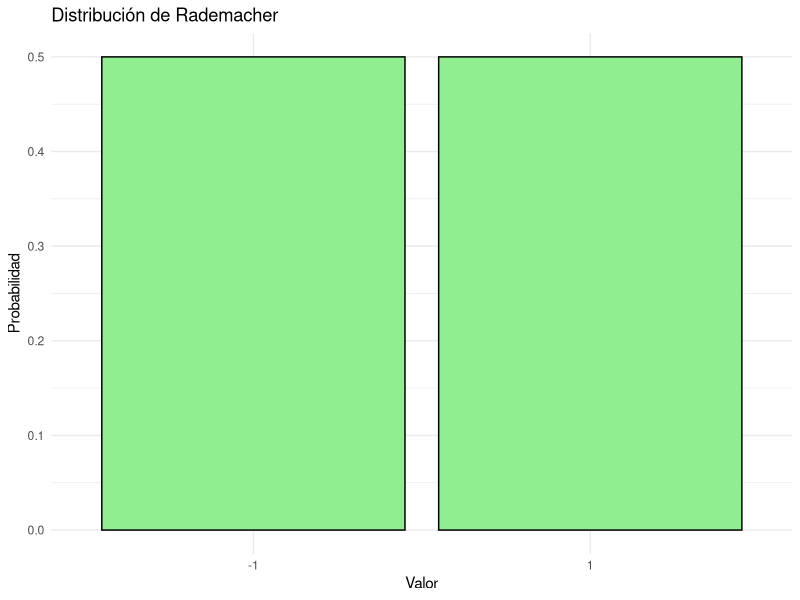

The R source for this figure:
## ---- chunk 1
knitr::opts_chunk$set(warning = FALSE, message = FALSE, echo = TRUE)
## ---- chunk 2
valores = c(-1, 1)
## ---- chunk 3
probabilidades = c(0.5, 0.5)
## ---- chunk 4
acumulado = cumsum(probabilidades)
## ---- chunk 5
tabla_rademacher = data.frame(
  Valor = valores,
  Probabilidad = probabilidades,
  PbbAcumulado = acumulado
)
## ---- chunk 6
print(tabla_rademacher)
sum(tabla_rademacher$Probabilidad)
## ---- chunk 7
library(ggplot2)
ggplot(tabla_rademacher, aes(x = factor(Valor), y = Probabilidad)) +
  geom_bar(stat = "identity", fill = "lightgreen", color = "black") +
  labs(title = "Distribución de Rademacher",
       x = "Valor",
       y = "Probabilidad") +
  theme_minimal()
## ---- chunk 8
E_x = sum(tabla_rademacher$Valor * tabla_rademacher$Probabilidad)
E_x
## ---- chunk 9
Var_x = sum((tabla_rademacher$Valor - E_x)^2 * tabla_rademacher$Probabilidad)
Var_x
## ---- chunk 10
E_X2 = sum(tabla_rademacher$Valor^2 * tabla_rademacher$Probabilidad)
E_X2
Var2 = E_X2 - E_x^2
Var2
## ---- chunk 11
sd_x = sqrt(Var_x)
sd_x
## ---- chunk 12
set.seed(123)
sim = sample(valores, 1000, prob = probabilidades, replace = TRUE)
## ---- chunk 13
mean(sim)
## ---- chunk 14
sd(sim)
